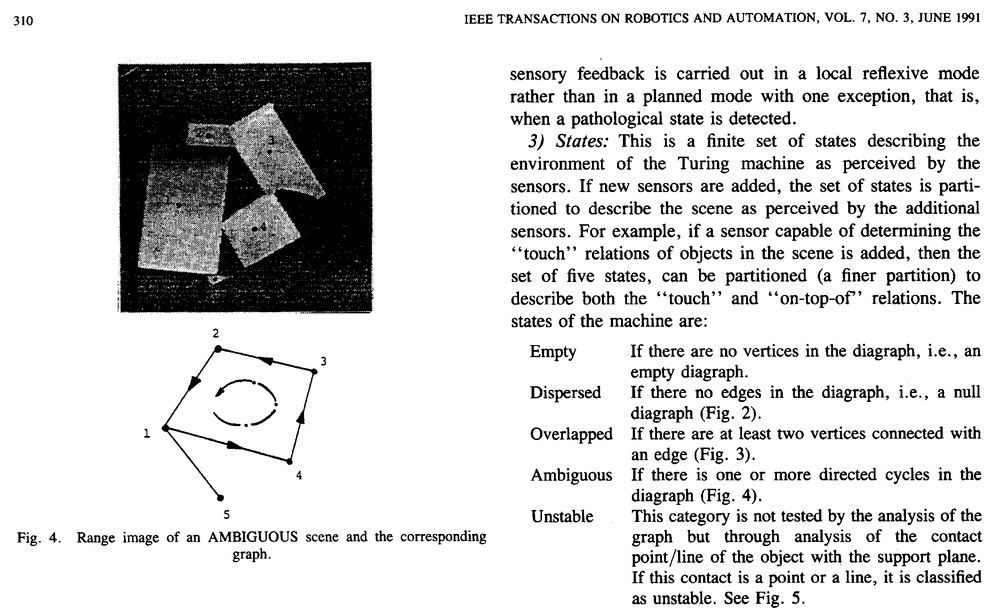
#> input picture trab4/img/bitmap.pbm, 1000 x 615 px, shrunk from 2233 x 1374 before the run
$ python ex1.py
#> lines starting #> are read from the running program, lines starting #| are printed output that depends on the picture; after the words box and inside, x2 and y2 are one past the last pixel; in counts of white or black regions, pixels touching at a corner belong together
import numpy as np
import cv2
from matplotlib import pyplot as plt

# Loads the image in grayscale
def load_image():
    img_path = "img/bitmap.pbm"
    return cv2.imread(img_path, 0)
#> returned value is the input picture: shape (615, 1000); min 0, max 255, mean 215.8


def display_image(img, img_title):
    # Converts to unsigned 8 bit int
    #abs_img = cv2.convertScaleAbs(img)
    cv2.imwrite(f'{img_title}.jpg', img)
    #cv2.imshow(img_title, abs_img)

def end_program():
    # Cleans images
    cv2.waitKey(0)
    cv2.destroyAllWindows()

def createKernel(height, width):
  return np.ones((height, width))

def dilate(img, kernel):
  return cv2.dilate(img, kernel, iterations=1)

def erode(img, kernel):
  return cv2.erode(img, kernel, iterations=1)

def close(img, kernel):
  return cv2.morphologyEx(img, cv2.MORPH_CLOSE, kernel)

def connected_component(img):
  return cv2.connectedComponents(img)

img = load_image()
display_image(img, 'Imagem Original em jpg')

#Invert the image
img = (255 - img)

display_image(img, 'Imagem Negativada')

# Step 1
kernel = createKernel(1, 100)
step_1 = dilate(img, kernel)
display_image(step_1, 'Passo 1 Dilatação - Elemento Estruturante 100x1')

# Step 2
step_2 = erode(step_1, kernel)
display_image(step_2, 'Passo 2 Erosão - Elemento Estruturante 100x1')

# Step 3
kernel = createKernel(200, 1)
step_3 = dilate(img, kernel)
display_image(step_3, 'Passo 3 Dilatação - Elemento Estruturante 1x200')

# Step 4
step_4 = erode(step_3, kernel)
display_image(step_4, 'Passo 4 Erosão - Elemento Estruturante 1x200')

# Step 5
step_5 = step_2 & step_4
display_image(step_5, 'Passo 5 Operação AND - Passos 2 e 4')

# Step 6
kernel = createKernel(1, 30)
step_6 = close(step_5, kernel)
display_image(step_6, 'Passo 6 Fechamento - Passo 5')

# Step 7
ret, labels = connected_component(step_6)
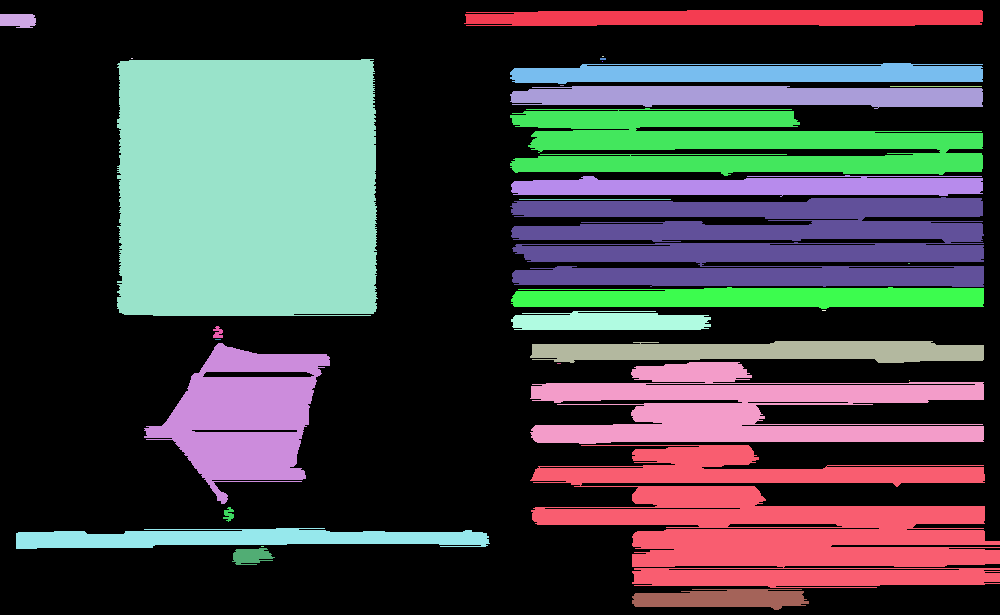
#> labels: shape (615, 1000) int32; 33 distinct labels, from 0 to 32; one colour per label, 0 black
#> ret = 33

total_size = img.size
#> total_size = 615000

text_rectangles = []
word_rectangles = []

display_image(img, 'Componentes Conexos e suas Labels')
for label in range(1,ret):
    mask = np.array(labels, dtype=np.uint8)

    # Make our connected component white
    mask[mask != label] = 0
    mask[labels == label] = 255

    #Get the rectangle and find the component in the original image
    contours = cv2.findContours(mask, cv2.RETR_EXTERNAL, cv2.CHAIN_APPROX_SIMPLE)[1]
    (x,y,w,h) = cv2.boundingRect(contours[0])
    rectangle = img[y:y+h,x:x+w]

    # Count number of white pixels (black in original image)
    num_white = np.count_nonzero(rectangle == 255)
    ratio = num_white/(w*h)

    # Use empyrical ration to find word lines
    has_word = ratio < 0.52 and ratio > 0.1

    # If it has words we separate them
    if has_word:
      text_rectangles.append((x,y,w,h))

      # Count number of words
      # Dilate and close to aggroup the words
      kernel = createKernel(10, 10)
      step_1 = dilate(rectangle, kernel)
      step_2 = close(step_1, createKernel(2,2))

      word_ret, word_labels = connected_component(step_2)
      for word_label in range(1, word_ret):

        word_mask = np.array(word_labels, dtype=np.uint8)
        word_mask[word_mask != word_label] = 0
        word_mask[word_labels == word_label] = 255

        #Get the rectangle and find the component in the original image
        word_contours = cv2.findContours(word_mask, cv2.RETR_EXTERNAL, cv2.CHAIN_APPROX_SIMPLE)[1]
        (wx,wy,ww,wh) = cv2.boundingRect(word_contours[0])
        word_rectangles.append((wx+x, wy+y, ww, wh))
#> this loop made 32 passes
#> (x, y, w, h, num_white, ratio, has_word, word_ret) on pass 5: (117, 59, 261, 257, 30907, 0.461, True, 2)
#> (x, y, w, h, num_white, ratio, has_word) on passes 1, 2, 8, 10, 12, 13: (464, 10, 519, 16, 389, 0.0468, False), (0, 14, 36, 14, 14, 0.0278, False), (510, 63, 473, 21, 582, 0.0586, False), (510, 86, 473, 23, 538, 0.0495, False), (510, 108, 473, 68, 1346, 0.0418, False), (511, 175, 472, 22, 475, 0.0457, False)
#> pass 1, `mask = np.array(labels, dtype=np.uint8)`:
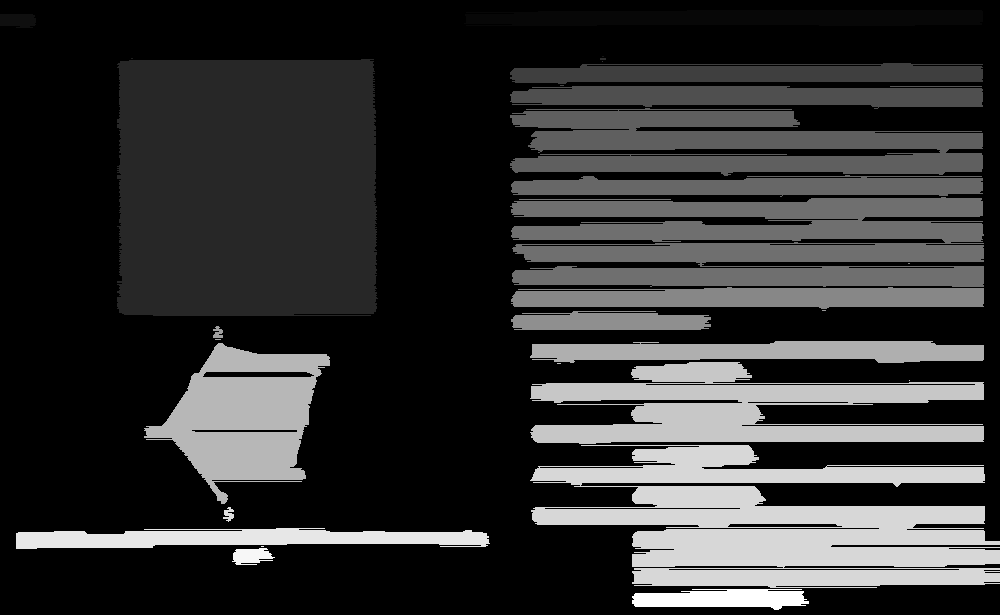
#> mask: shape (615, 1000); min 0, max 32, mean 6.4; drawn with min black and max white
#> after the loop:
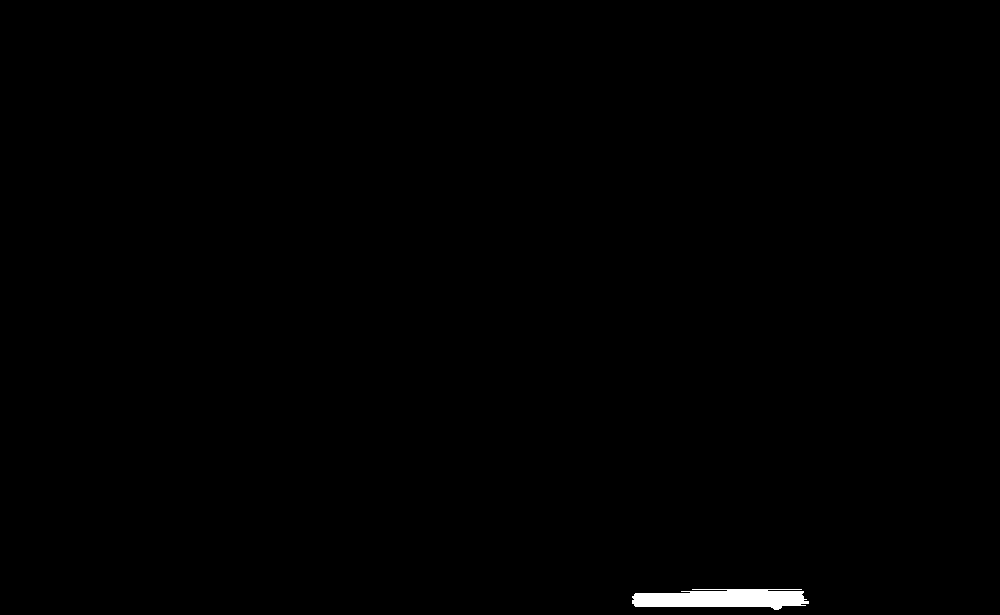
#> mask: shape (615, 1000); 0.45% white; 1 white region, box (x1, y1, x2, y2) and area: (632, 589, 809, 610) 2794
#> after the loop:
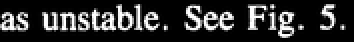
#> rectangle: shape (21, 177) (shown 2 times larger); min 0, max 255, mean 47.1
#> after the loop:
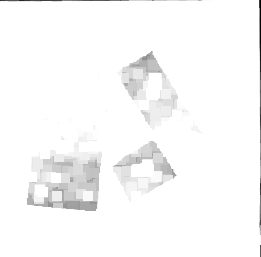
#> step_1: shape (257, 261); min 3, max 255, mean 249.2
#> after the loop:
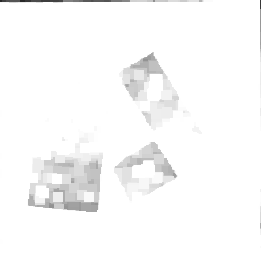
#> step_2: shape (257, 261); min 39, max 255, mean 249.6
#> after the loop: word_mask: shape (257, 261); every value is 255
#> after the loop, text_rectangles = [(117, 59, 261, 257)]; word_rectangles = [(117, 59, 261, 257)]

for rectangle in word_rectangles:
  x,y,w,h = rectangle
  img = cv2.rectangle(img, (x,y), (x+w, y+h), (255, 255, 255), 2)
#> this loop made 1 pass
#> pass 1, `img = cv2.rectangle(img, (x,y), (x+w, y+h), (255, 255, 255), 2)`:
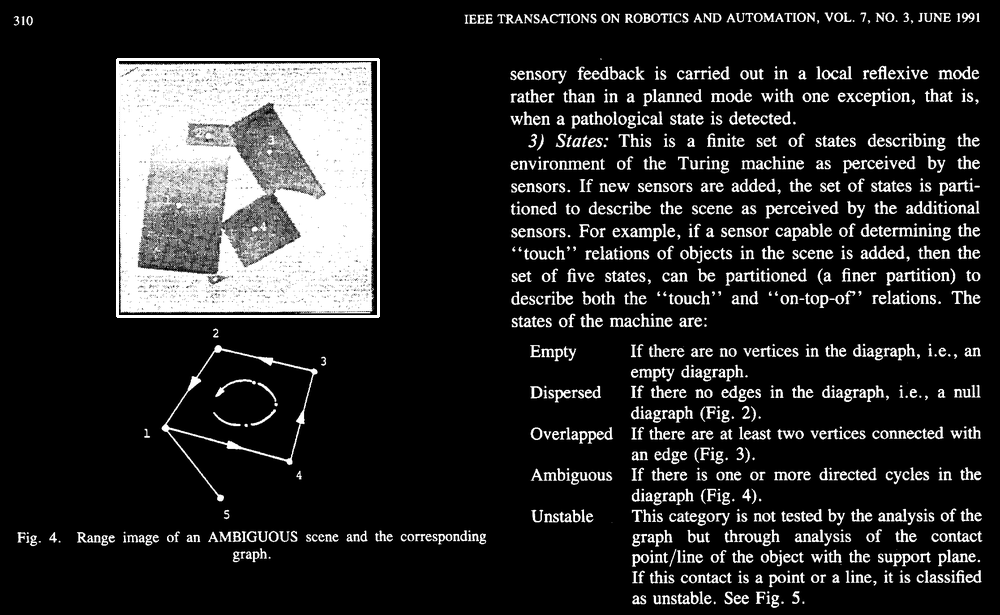
#> img: shape (615, 1000); min 0, max 255, mean 40.5

display_image(img, 'Componentes Conexos de Palavras de Texto')

end_program()
